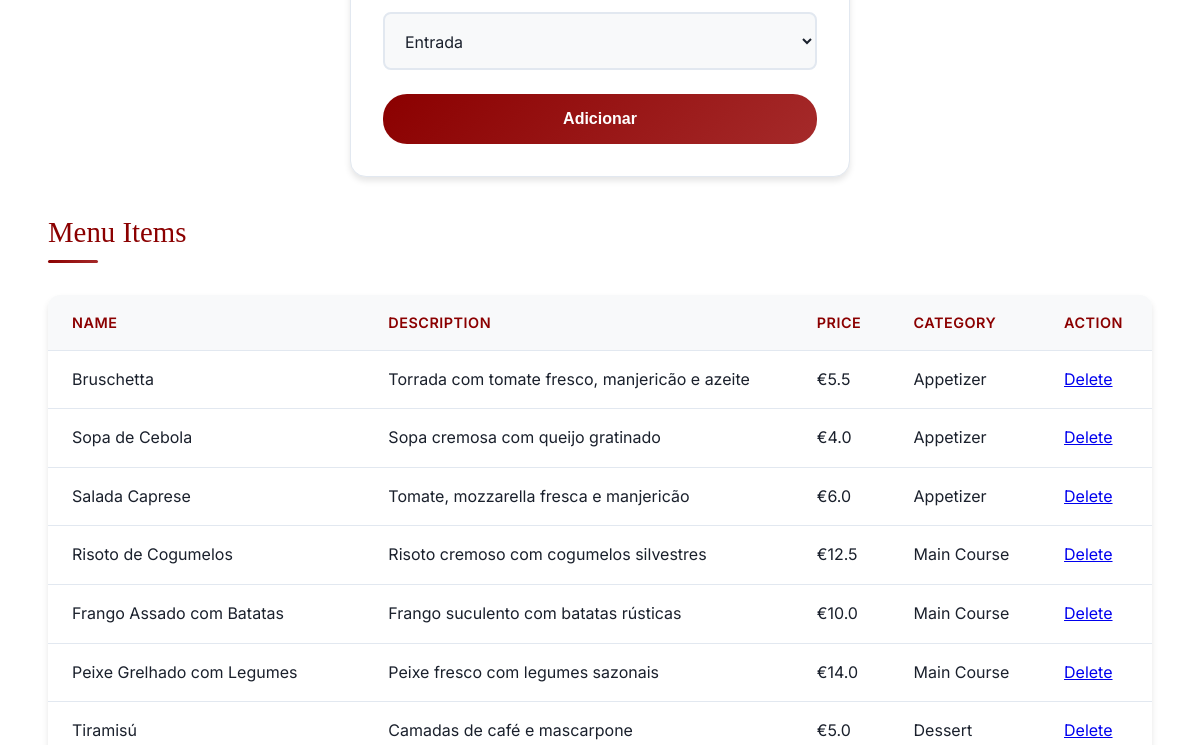
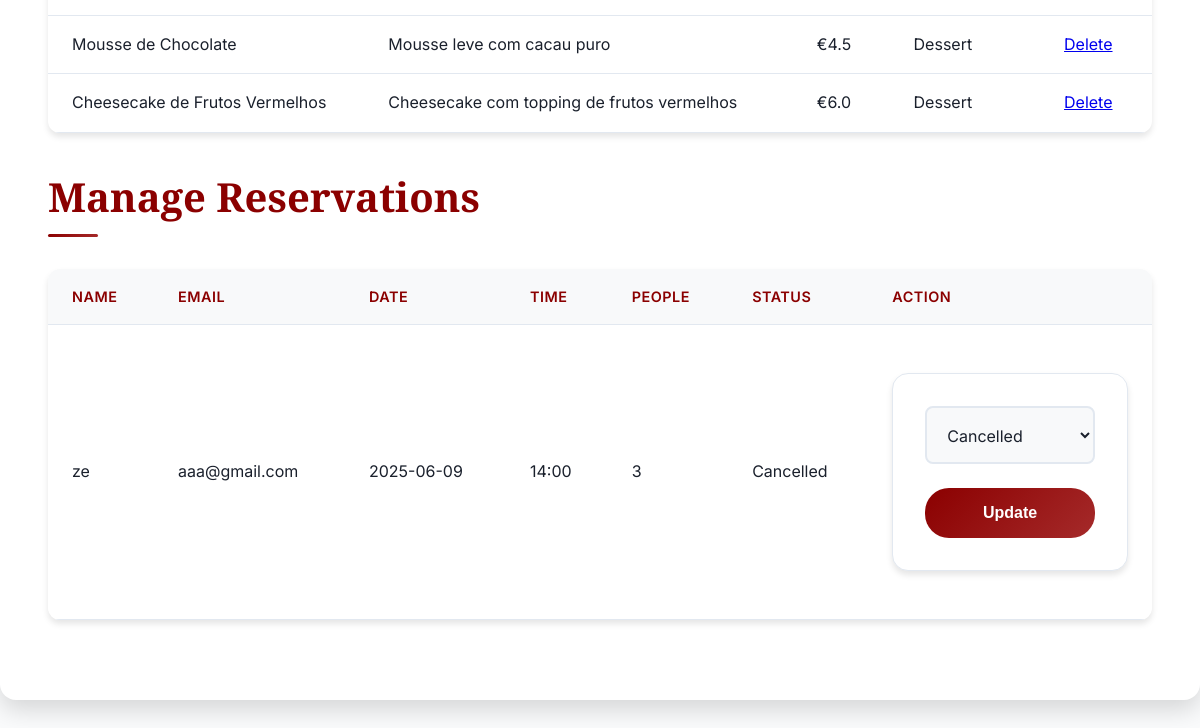
Page /admin (signed in, lower part) on the earlier database version (2 pictures, top to bottom).
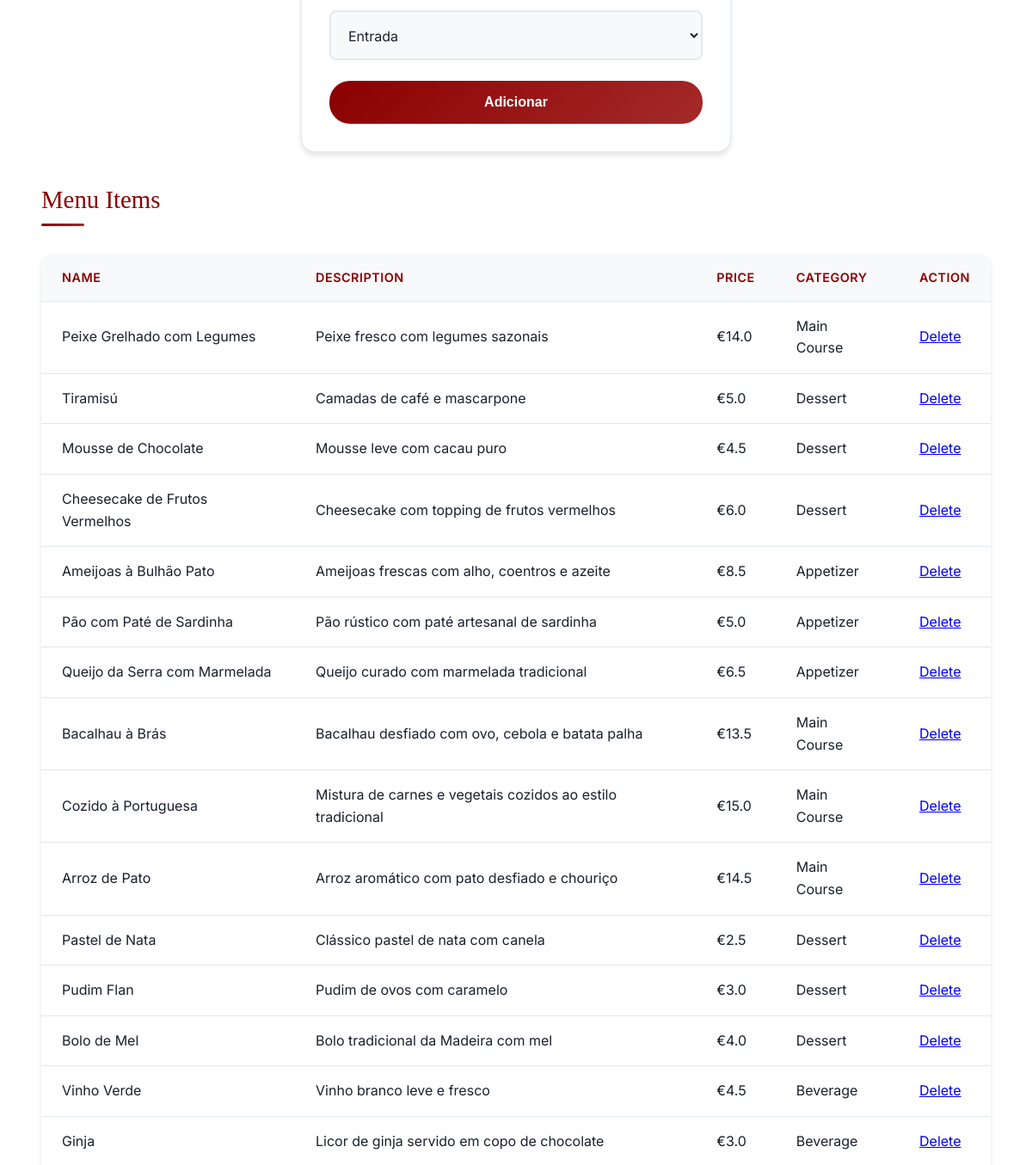
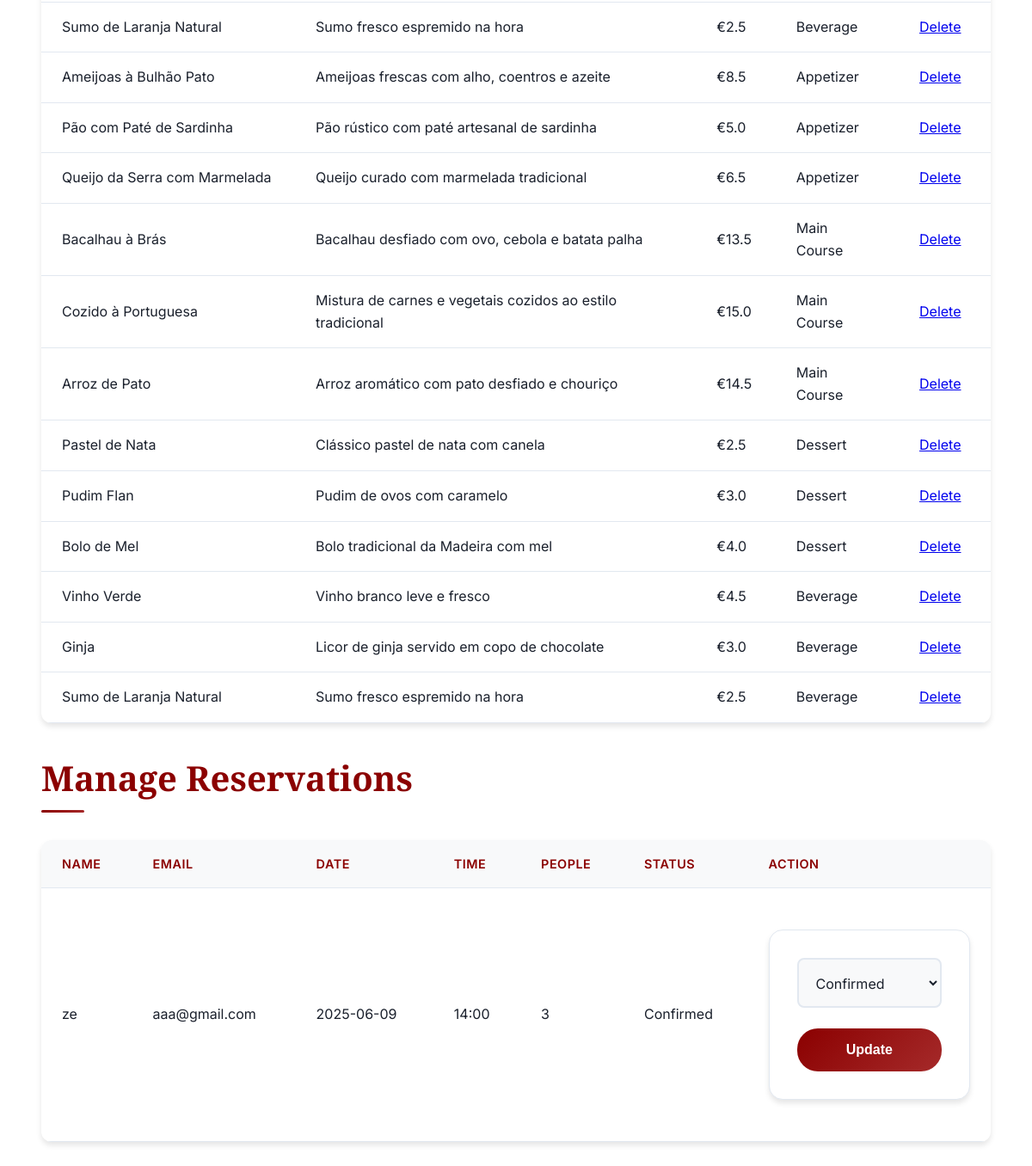
Same page on the later database version (2 pictures, top to bottom).
### tables this page shows
CREATE TABLE menu (
                 id INTEGER PRIMARY KEY AUTOINCREMENT,
                 name TEXT NOT NULL,
                 description TEXT,
                 price REAL NOT NULL,
                 category TEXT NOT NULL);

CREATE TABLE reservations (
                 id INTEGER PRIMARY KEY AUTOINCREMENT,
                 name TEXT NOT NULL,
                 email TEXT NOT NULL,
                 date TEXT NOT NULL,
                 time TEXT NOT NULL,
                 people INTEGER NOT NULL,
                 status TEXT DEFAULT 'Pending');

### app.py (the view)
@app.route('/admin')
def admin_dashboard():
    if not session.get('role') == 'admin':
        return redirect(url_for('login'))
    conn = get_db_connection()
    c = conn.cursor()
    c.execute("SELECT * FROM menu")
    menu_items = c.fetchall()
    c.execute("SELECT * FROM reservations")
    reservations = c.fetchall()
    conn.close()
    return render_template('admin.html', menu_items=menu_items, reservations=reservations)

### app.py (called while the page is built)
def get_db_connection():
    conn = sqlite3.connect('restaurant.db')
    conn.row_factory = sqlite3.Row
    return conn

### templates/admin.html (shortened to what this page needs)
<!DOCTYPE html>
<html lang="en">
<head>
    <link rel="stylesheet" href="{{ url_for('static', filename='styles.css') }}">
</head>
<body>
    <main>
        <form method="POST" action="{{ url_for('add_menu') }}">
            <select id="category" name="category">
                <option value="Appetizer">Entrada</option>
            </select>
            <button type="submit">Adicionar</button>
        </form>
        <h3>Menu Items</h3>
        <table>
            <tr>
                <th>Name</th>
                <th>Description</th>
                <th>Price</th>
                <th>Category</th>
                <th>Action</th>
            </tr>
            {% for item in menu_items %}
                <tr>
                    <td>{{ item[1] }}</td>
                    <td>{{ item[2] }}</td>
                    <td>€{{ item[3] }}</td>
                    <td>{{ item[4] }}</td>
                    <td><a href="{{ url_for('delete_menu', id=item[0]) }}" onclick="return confirm('Are you sure?')">Delete</a></td>
                </tr>
            {% endfor %}
        </table>
        <h2>Manage Reservations</h2>
        <table>
            <tr>
                <th>Name</th>
                <th>Email</th>
                <th>Date</th>
                <th>Time</th>
                <th>People</th>
                <th>Status</th>
                <th>Action</th>
            </tr>
            {% for res in reservations %}
                <tr>
                    <td>{{ res[1] }}</td>
                    <td>{{ res[2] }}</td>
                    <td>{{ res[3] }}</td>
                    <td>{{ res[4] }}</td>
                    <td>{{ res[5] }}</td>
                    <td>{{ res[6] }}</td>
                    <td>
                        <form method="POST" action="{{ url_for('update_status', id=res[0]) }}">
                            <select name="status">
                                <option value="Confirmed" {% if res[6] == 'Confirmed' %}selected{% endif %}>Confirmed</option>
                                <option value="Cancelled" {% if res[6] == 'Cancelled' %}selected{% endif %}>Cancelled</option>
                            </select>
                            <button type="submit">Update</button>
                        </form>
                    </td>
                </tr>
            {% endfor %}
        </table>
    </main>
</body>
</html>

### static/styles.css (style rules this page uses)
:root { --primary-color: #8B0000; --primary-hover: #7a0000; --accent-color: #f0e68c; --accent-hover: #ffd700; --bg-primary: #fafbfc; --bg-secondary: #ffffff; --bg-tertiary: #f8f9fa; --text-primary: #1a202c; --text-secondary: #4a5568; --text-muted: #718096; --border-color: #e2e8f0; --shadow-light: 0 1px 3px rgba(0, 0, 0, 0.1); --shadow-medium: 0 4px 6px rgba(0, 0, 0, 0.1); --shadow-heavy: 0 10px 25px rgba(0, 0, 0, 0.15); --gradient-primary: linear-gradient(135deg, #8B0000 0%, #A52A2A 100%); --gradient-bg: linear-gradient(135deg, #667eea 0%, #764ba2 100%); --gradient-card: linear-gradient(135deg, #f093fb 0%, #f5576c 100%); --spacing-xs: 0.25rem; --spacing-sm: 0.5rem; --spacing-md: 1rem; --spacing-lg: 1.5rem; --spacing-xl: 2rem; --spacing-2xl: 3rem; --radius-sm: 4px; --radius-md: 8px; --radius-lg: 12px; --radius-xl: 16px; --radius-2xl: 24px; --transition-fast: 0.15s ease; --transition-normal: 0.3s ease; --transition-slow: 0.5s ease; }
* { margin: 0; padding: 0; box-sizing: border-box; }
body { font-family: 'Inter', system-ui, -apple-system, BlinkMacSystemFont, sans-serif; background: var(--bg-primary); color: var(--text-primary); line-height: 1.6; transition: background-color var(--transition-normal), color var(--transition-normal); overflow-x: hidden; scroll-behavior: smooth; }
main { max-width: 1200px; margin: var(--spacing-2xl) auto; padding: var(--spacing-2xl); background: var(--bg-secondary); border-radius: var(--radius-xl); box-shadow: var(--shadow-heavy); animation: fadeInUp 1s ease-out; position: relative; overflow: hidden; }
main::before { content: ''; position: absolute; top: 0; left: 0; right: 0; height: 4px; background: var(--gradient-primary); border-radius: var(--radius-xl) var(--radius-xl) 0 0; }
h2, h3 { font-family: 'Playfair Display', serif; color: var(--primary-color); margin-bottom: var(--spacing-lg); position: relative; padding-bottom: var(--spacing-sm); }
h2::after, h3::after { content: ''; position: absolute; bottom: 0; left: 0; width: 50px; height: 3px; background: var(--gradient-primary); border-radius: var(--radius-sm); }
h2 { font-size: clamp(1.8rem, 4vw, 2.5rem); font-weight: 600; }
h3 { font-size: clamp(1.4rem, 3vw, 1.8rem); font-weight: 500; }
form { display: flex; flex-direction: column; gap: var(--spacing-lg); max-width: 500px; margin: var(--spacing-xl) auto; padding: var(--spacing-xl); background: var(--bg-secondary); border-radius: var(--radius-xl); box-shadow: var(--shadow-medium); animation: formFadeIn 0.8s ease-out; border: 1px solid var(--border-color); }
input, textarea, select { padding: var(--spacing-md); border: 2px solid var(--border-color); border-radius: var(--radius-md); font-size: 1rem; font-family: inherit; background: var(--bg-tertiary); color: var(--text-primary); transition: all var(--transition-normal); position: relative; }
button { background: var(--gradient-primary); color: white; border: none; padding: var(--spacing-md) var(--spacing-xl); border-radius: var(--radius-2xl); cursor: pointer; font-weight: 600; font-size: 1rem; transition: all var(--transition-normal); position: relative; overflow: hidden; }
button::before { content: ''; position: absolute; top: 0; left: -100%; width: 100%; height: 100%; background: linear-gradient(90deg, transparent, rgba(255, 255, 255, 0.2), transparent); transition: left var(--transition-slow); }
table { width: 100%; border-collapse: collapse; margin: var(--spacing-xl) 0; background: var(--bg-secondary); border-radius: var(--radius-lg); overflow: hidden; box-shadow: var(--shadow-medium); animation: tableFadeIn 0.8s ease-out; }
th, td { padding: var(--spacing-md) var(--spacing-lg); text-align: left; border-bottom: 1px solid var(--border-color); transition: background-color var(--transition-normal); }
th { background: var(--bg-tertiary); color: var(--primary-color); font-weight: 600; font-size: 0.9rem; text-transform: uppercase; letter-spacing: 0.5px; }

Differences in the rows shown:
removed menu: name "Bruschetta", description "Torrada com tomate fresco, manjericão e azeite", price "5.5", category "Appetizer"
removed menu: name "Sopa de Cebola", description "Sopa cremosa com queijo gratinado", price "4.0", category "Appetizer"
removed menu: name "Salada Caprese", description "Tomate, mozzarella fresca e manjericão", price "6.0", category "Appetizer"
removed menu: name "Risoto de Cogumelos", description "Risoto cremoso com cogumelos silvestres", price "12.5", category "Main Course"
removed menu: name "Frango Assado com Batatas", description "Frango suculento com batatas rústicas", price "10.0", category "Main Course"
added menu: name "Ameijoas à Bulhão Pato", description "Ameijoas frescas com alho, coentros e azeite", price "8.5", category "Appetizer"
added menu: name "Pão com Paté de Sardinha", description "Pão rústico com paté artesanal de sardinha", price "5.0", category "Appetizer"
added menu: name "Queijo da Serra com Marmelada", description "Queijo curado com marmelada tradicional", price "6.5", category "Appetizer"
added menu: name "Bacalhau à Brás", description "Bacalhau desfiado com ovo, cebola e batata palha", price "13.5", category "Main Course"
added menu: name "Cozido à Portuguesa", description "Mistura de carnes e vegetais cozidos ao estilo tradicional", price "15.0", category "Main Course"
added menu: name "Arroz de Pato", description "Arroz aromático com pato desfiado e chouriço", price "14.5", category "Main Course"
added menu: name "Pastel de Nata", description "Clássico pastel de nata com canela", price "2.5", category "Dessert"
added menu: name "Pudim Flan", description "Pudim de ovos com caramelo", price "3.0", category "Dessert"
added menu: name "Bolo de Mel", description "Bolo tradicional da Madeira com mel", price "4.0", category "Dessert"
added menu: name "Vinho Verde", description "Vinho branco leve e fresco", price "4.5", category "Beverage"
added menu: name "Ginja", description "Licor de ginja servido em copo de chocolate", price "3.0", category "Beverage"
added menu: name "Sumo de Laranja Natural", description "Sumo fresco espremido na hora", price "2.5", category "Beverage"
added menu: name "Ameijoas à Bulhão Pato", description "Ameijoas frescas com alho, coentros e azeite", price "8.5", category "Appetizer"
added menu: name "Pão com Paté de Sardinha", description "Pão rústico com paté artesanal de sardinha", price "5.0", category "Appetizer"
added menu: name "Queijo da Serra com Marmelada", description "Queijo curado com marmelada tradicional", price "6.5", category "Appetizer"
added menu: name "Bacalhau à Brás", description "Bacalhau desfiado com ovo, cebola e batata palha", price "13.5", category "Main Course"
added menu: name "Cozido à Portuguesa", description "Mistura de carnes e vegetais cozidos ao estilo tradicional", price "15.0", category "Main Course"
added menu: name "Arroz de Pato", description "Arroz aromático com pato desfiado e chouriço", price "14.5", category "Main Course"
added menu: name "Pastel de Nata", description "Clássico pastel de nata com canela", price "2.5", category "Dessert"
added menu: name "Pudim Flan", description "Pudim de ovos com caramelo", price "3.0", category "Dessert"
added menu: name "Bolo de Mel", description "Bolo tradicional da Madeira com mel", price "4.0", category "Dessert"
added menu: name "Vinho Verde", description "Vinho branco leve e fresco", price "4.5", category "Beverage"
added menu: name "Ginja", description "Licor de ginja servido em copo de chocolate", price "3.0", category "Beverage"
added menu: name "Sumo de Laranja Natural", description "Sumo fresco espremido na hora", price "2.5", category "Beverage"
changed reservations "ze": status "Cancelled" → "Confirmed"
